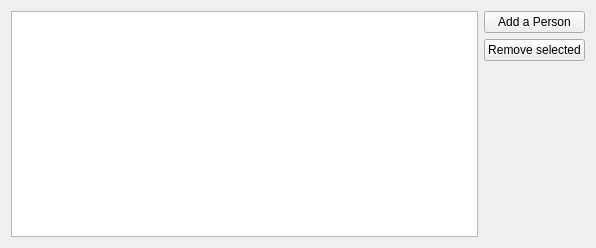
<?xml version="1.0" encoding="UTF-8"?>
<ui version="4.0">
 <class>People</class>
 <widget class="QWidget" name="People">
  <property name="geometry">
   <rect>
    <x>0</x>
    <y>0</y>
    <width>596</width>
    <height>248</height>
   </rect>
  </property>
  <property name="windowTitle">
   <string>Form</string>
  </property>
  <property name="autoFillBackground">
   <bool>true</bool>
  </property>
  <layout class="QHBoxLayout" name="horizontalLayout">
   <item>
    <widget class="QTableView" name="tableView"/>
   </item>
   <item>
    <layout class="QVBoxLayout" name="verticalLayout">
     <item>
      <widget class="QPushButton" name="addPerson">
       <property name="text">
        <string>Add a Person</string>
       </property>
      </widget>
     </item>
     <item>
      <widget class="QPushButton" name="removePerson">
       <property name="text">
        <string>Remove selected</string>
       </property>
      </widget>
     </item>
     <item>
      <spacer name="verticalSpacer">
       <property name="orientation">
        <enum>Qt::Vertical</enum>
       </property>
       <property name="sizeHint" stdset="0">
        <size>
         <width>20</width>
         <height>40</height>
        </size>
       </property>
      </spacer>
     </item>
    </layout>
   </item>
  </layout>
 </widget>
 <resources/>
 <connections/>
</ui>
